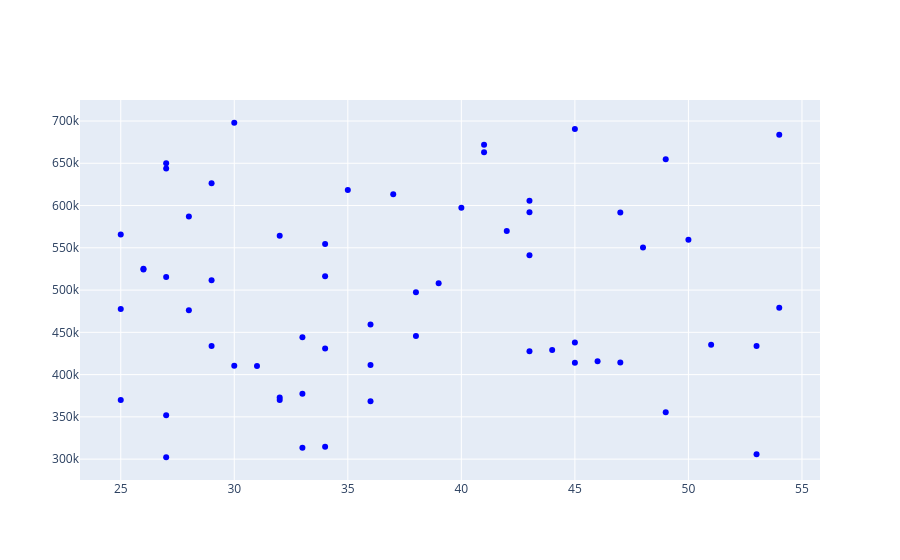

Notebook source saved alongside this figure:
### Code cell
#Next we will create a scatter plot by using the add_trace function and use the go.scatter() function within it
# In go.Scatter we define the x-axis data,y-axis data and define the mode as markers with color of the marker as blue
fig.add_trace(go.Scatter(x=age_array, y=income_array, mode='markers', marker=dict(color='blue')))

### Figure 1 — Plotly figure (JSON) as saved in the notebook; plotly's stock layout.template omitted (floating-point values rounded to 4 significant figures)
{"data": [{"marker": {"color": "blue"}, "mode": "markers", "type": "scatter", "x": [36, 43, 51, 50, 49, 46, 34, 45, 28, 47, 25, 29, 26, 36, 54, 34, 34, 32, 34, 40, 32, 28, 31, 44, 33, 38, 33, 39, 47, 35, 29, 53, 27, 45, 42, 27, 36, 29, 41, 48, 43, 26, 27, 30, 27, 25, 54, 49, 45, 53, 38, 33, 32, 37, 41, 27, 43, 43, 30, 25], "y": [368432, 427757, 435211, 559513, 355603, 415755, 516317, 690434, 476011, 414403, 565606, 511682, 524239, 411308, 683838, 314625, 430823, 564143, 554593, 597473, 372898, 586896, 410160, 429243, 377209, 497378, 444210, 508128, 591688, 618472, 626349, 305820, 302229, 413977, 569902, 643949, 459220, 433808, 671948, 550363, 541216, 525296, 649975, 410374, 515409, 369839, 478951, 654865, 438059, 433921, 445743, 313439, 370082, 613358, 663125, 351936, 605563, 592198, 697949, 477739]}], "layout": {}}
